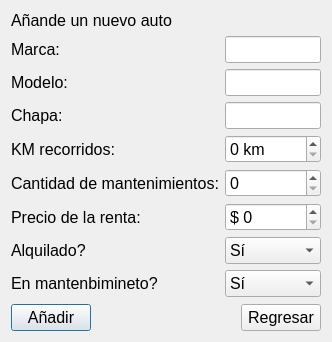
<?xml version="1.0" encoding="UTF-8"?>
<ui version="4.0">
 <class>Agregar</class>
 <widget class="QDialog" name="Agregar">
  <property name="geometry">
   <rect>
    <x>0</x>
    <y>0</y>
    <width>332</width>
    <height>342</height>
   </rect>
  </property>
  <property name="font">
   <font>
    <pointsize>12</pointsize>
   </font>
  </property>
  <property name="windowTitle">
   <string>Dialog</string>
  </property>
  <layout class="QVBoxLayout" name="verticalLayout">
   <item>
    <widget class="QLabel" name="label_8">
     <property name="text">
      <string>Añande un nuevo auto</string>
     </property>
    </widget>
   </item>
   <item>
    <layout class="QGridLayout" name="gridLayout">
     <item row="0" column="0">
      <widget class="QLabel" name="label">
       <property name="text">
        <string>Marca:</string>
       </property>
      </widget>
     </item>
     <item row="0" column="1">
      <widget class="QLineEdit" name="lineEditMarca"/>
     </item>
     <item row="5" column="1">
      <widget class="QSpinBox" name="spinBox_3">
       <property name="prefix">
        <string>$ </string>
       </property>
      </widget>
     </item>
     <item row="7" column="0">
      <widget class="QLabel" name="label_9">
       <property name="text">
        <string>En mantenbimineto?</string>
       </property>
      </widget>
     </item>
     <item row="6" column="0">
      <widget class="QLabel" name="label_7">
       <property name="text">
        <string>Alquilado?</string>
       </property>
      </widget>
     </item>
     <item row="6" column="1">
      <widget class="QComboBox" name="comboBox">
       <item>
        <property name="text">
         <string>Sí</string>
        </property>
       </item>
       <item>
        <property name="text">
         <string>No</string>
        </property>
       </item>
      </widget>
     </item>
     <item row="7" column="1">
      <widget class="QComboBox" name="comboBox_2">
       <item>
        <property name="text">
         <string>Sí</string>
        </property>
       </item>
       <item>
        <property name="text">
         <string>No</string>
        </property>
       </item>
      </widget>
     </item>
     <item row="1" column="0">
      <widget class="QLabel" name="label_2">
       <property name="text">
        <string>Modelo:</string>
       </property>
      </widget>
     </item>
     <item row="1" column="1">
      <widget class="QLineEdit" name="lineEditModelo"/>
     </item>
     <item row="2" column="0">
      <widget class="QLabel" name="label_3">
       <property name="text">
        <string>Chapa:</string>
       </property>
      </widget>
     </item>
     <item row="2" column="1">
      <widget class="QLineEdit" name="lineEditChapa"/>
     </item>
     <item row="3" column="1">
      <widget class="QSpinBox" name="spinBox">
       <property name="suffix">
        <string> km</string>
       </property>
       <property name="prefix">
        <string/>
       </property>
      </widget>
     </item>
     <item row="3" column="0">
      <widget class="QLabel" name="label_4">
       <property name="text">
        <string>KM recorridos:</string>
       </property>
      </widget>
     </item>
     <item row="4" column="0">
      <widget class="QLabel" name="label_5">
       <property name="text">
        <string>Cantidad de mantenimientos:</string>
       </property>
      </widget>
     </item>
     <item row="4" column="1">
      <widget class="QSpinBox" name="spinBox_2"/>
     </item>
     <item row="5" column="0">
      <widget class="QLabel" name="label_6">
       <property name="text">
        <string>Precio de la renta:</string>
       </property>
      </widget>
     </item>
     <item row="8" column="0">
      <spacer name="verticalSpacer">
       <property name="orientation">
        <enum>Qt::Vertical</enum>
       </property>
       <property name="sizeHint" stdset="0">
        <size>
         <width>20</width>
         <height>40</height>
        </size>
       </property>
      </spacer>
     </item>
    </layout>
   </item>
   <item>
    <layout class="QHBoxLayout" name="horizontalLayout">
     <item>
      <widget class="QPushButton" name="pushButtonSumar">
       <property name="text">
        <string>Añadir</string>
       </property>
      </widget>
     </item>
     <item>
      <spacer name="horizontalSpacer">
       <property name="orientation">
        <enum>Qt::Horizontal</enum>
       </property>
       <property name="sizeHint" stdset="0">
        <size>
         <width>40</width>
         <height>20</height>
        </size>
       </property>
      </spacer>
     </item>
     <item>
      <widget class="QPushButton" name="pushButtonCerrar">
       <property name="text">
        <string>Regresar</string>
       </property>
      </widget>
     </item>
    </layout>
   </item>
  </layout>
 </widget>
 <resources/>
 <connections/>
</ui>
